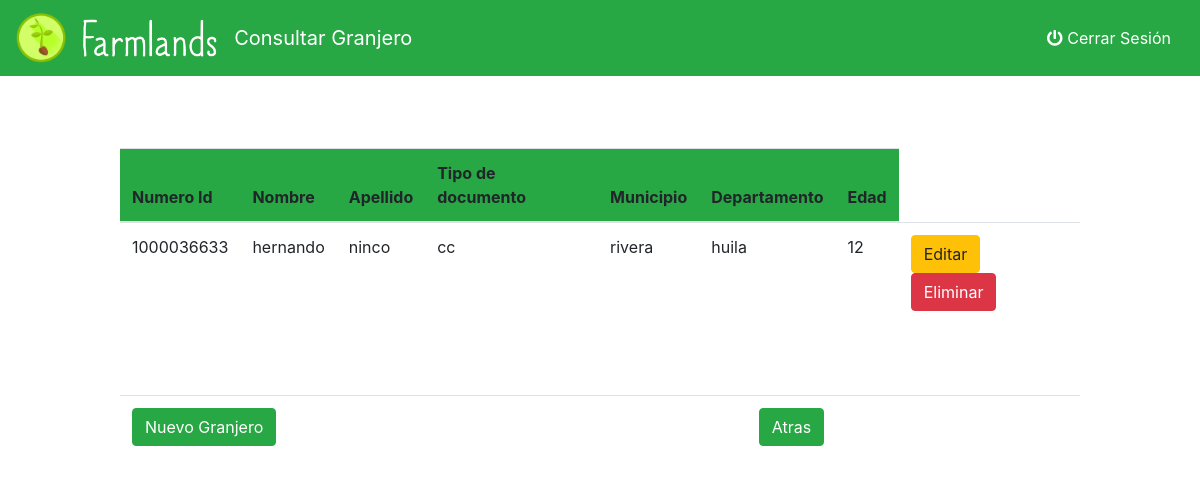
Page /consultar_granjero.php on the earlier database version.
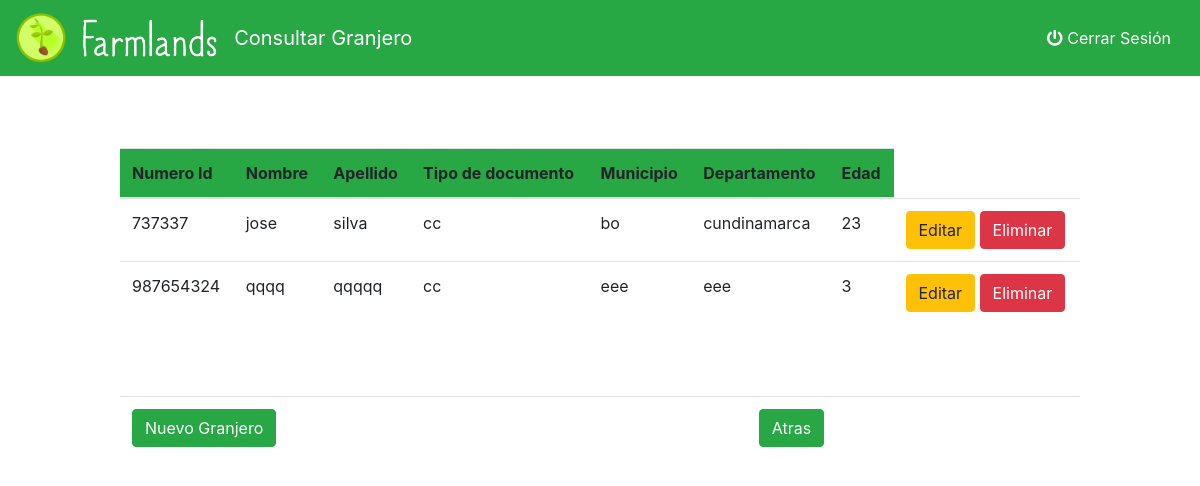
Same page on the later database version.
### tables this page shows
CREATE TABLE `granjero` (
  `DOCUMENTO` int(11) NOT NULL,
  `NOMBRE` varchar(30) NOT NULL,
  `APELLIDO` varchar(30) NOT NULL,
  `TIPO_DOCUMENTO` varchar(15) NOT NULL,
  `MUNICIPIO` varchar(20) NOT NULL,
  `DEPARTAMENTO` varchar(20) NOT NULL,
  `EDAD` tinyint(4) NOT NULL
);

### consultar_granjero.php (the view, shortened to what this page needs)
<!doctype html>
<html lang="en">
  <head>
    <link rel="stylesheet" href="https://use.fontawesome.com/releases/v5.5.0/css/all.css">
    <link rel="stylesheet" href="bootstrap.css">
  </head>
  <body>
     <nav class="navbar navbar-expand-lg navbar-success bg-success">
        <a class="navbar-brand" href="menu_principal.php"><img src="assets/icons/Farmlands_logo.png" width="50" height="auto" class="d-inline-block align-center" alt=""></a>
        <a class="navbar-brand" href="menu_principal.php"><img src="assets/icons/Letters.png" width="auto" height="45" class="d-inline-block align-center" alt=""></a>
        <span class="navbar-brand d-inline-block align-center justify-content-center" style="color:#fff;">Consultar Granjero</span>
        <div class="collapse navbar-collapse justify-content-end" id="navbarSupportedContent">
                <ul class="nav justify-content-end">
                    <li class="nav-item">
                        <a href="cerrar.php"><button class="btn btn-success" style="" type="submit" ><i class="fas fa-power-off"></i> Cerrar Sesión</button></a>
                    </li>
                </ul>
        </div>
      </nav>
<table   class="table" >
  <thead class="bg-success">
    <tr>
      <th scope="col">Numero Id</th>
      <th scope="col">Nombre</th>
      <th scope="col">Apellido</th>
      <th scope="col">Tipo de documento</th>
      <th scope="col">Municipio</th>
      <th scope="col">Departamento</th>
      <th scope="col">Edad</th>
      </tr>
  </thead>
  <tbody>
  <?php
$mysqli=conectar();
			$consulta= "SELECT * FROM  granjero";
			if ($resultado = $mysqli->query($consulta))
			{
				while ($fila = $resultado->fetch_row())
				{
					echo "<tr>";
					echo "<td>$fila[0]</td><td>$fila[1]</td><td>$fila[2]</td><td>$fila[3]</td><td>$fila[4]</td><td>$fila[5]</td><td>$fila[6]</td>";
					echo"<td>";
				    echo "<a  data-toggle='modal' data-target='#editUsu' data-DOCUMENTO='" .$fila[0] ."' data-nombre='" .$fila[1] ."' data-apellido='" .$fila[2] ."' data-tipo_documento='" .$fila[3]."' data-municipio='".$fila[4]."' data-departamento='".$fila[5]."' data-edad='".$fila[6]."' class='btn btn-warning'><span class='glyphicon glyphicon-pencil'></span>Editar</a> ";
					echo "<a class='btn btn-danger' href='eliminar_granjero.php?DOCUMENTO=" .$fila[0] ."'><span class='glyphicon glyphicon-remove'></span>Eliminar</a>";
					echo "</td>";
					echo "</tr>";
				}
			}
?>
  </tbody>
</table>
<table   class="table" >
<tr>
  <th scope="col"><button  data-toggle="modal" data-target="#nuevoUsu" class="btn btn-success" type="submit">Nuevo Granjero</button></th>
  <th scope="col"> <a href="Menu_principal.php"><button class="btn btn-success" type="submit">Atras</button></a></th>
</tr>
</table>
  </body>
</html>

Differences in the rows shown:
removed granjero: DOCUMENTO "1000036633", NOMBRE "hernando", APELLIDO "ninco", TIPO_DOCUMENTO "cc", MUNICIPIO "rivera", DEPARTAMENTO "huila", EDAD "12"
added granjero: DOCUMENTO "737337", NOMBRE "jose", APELLIDO "silva", TIPO_DOCUMENTO "cc", MUNICIPIO "bo", DEPARTAMENTO "cundinamarca", EDAD "23"
added granjero: DOCUMENTO "987654324", NOMBRE "qqqq", APELLIDO "qqqqq", TIPO_DOCUMENTO "cc", MUNICIPIO "eee", DEPARTAMENTO "eee", EDAD "3"
